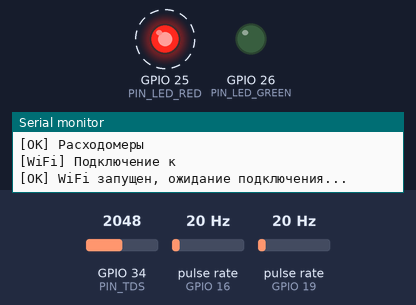
A sketch run on a simulated ESP32. Shown: output pins drawn as LEDs (lit = HIGH), the last lines printed to the serial monitor. Wiring (inferred from the names in the program): 2 × pulse sensor: data GPIO 16 / data GPIO 19. Dashed ring = blinking. Inputs (shaded band) come from the test bench; at power-on: GPIO 34 (PIN_TDS) = 2048, pulse rate (sensors on GPIO 16, GPIO 19) 20 Hz (analog values on the 0–4095 scale). WiFi joins after 1.5 s; servers stay silent unless stated; uploads are accepted with an empty reply; not simulated (calls return 0 or success): server_secrets.h; names the files do not define were given values by the test bench: SERVER_PORT = 80.

Above: at 0.7 s.
At 3.6 s:
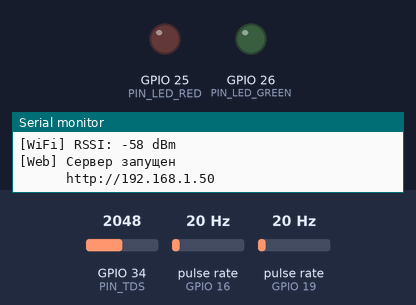
At 5.7 s:
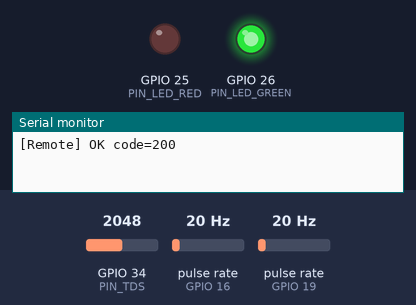
Timing chart, 0 to 7.0 s (numbered marks = the images above):
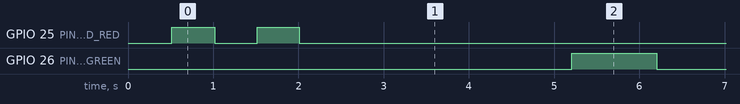

Measured:
- by itself, GPIO 25 (PIN_LED_RED): alternates HIGH for 0.50 s and LOW for 0.50 s, 4 changes in all, then stays LOW
- by itself, GPIO 26 (PIN_LED_GREEN): alternates HIGH for 1.0 s and LOW for 4.0 s

The sketch:

smart-osmos.ino
```cpp
/**
 * @file smart-osmos.ino
 * @brief Главный файл прошивки "Умный Осмос" — ESP32, TDS, расходомеры, Wi-Fi, веб-интерфейс.
 *
 * Архитектура: неблокирующий loop, минимум delay.
 * Данные датчиков обновляются по таймеру; веб-сервер обрабатывает запросы при подключённом Wi-Fi.
 * В будущем легко добавить сохранение калибровки/счётчиков в NVS (см. комментарии в config.h и модулях).
 */

#include "config.h"
#include "tds_sensor.h"
#include "flow_meter.h"
#include "wifi_connector.h"
#include "web_server.h"
#include "remote_sender.h"
#include "led_io.h"
#include <WiFi.h>

static bool webServerStarted = false;
static unsigned long lastRedBlinkMs = 0;
const unsigned long RED_BLINK_INTERVAL_MS = 500;

void setup()
{
    Serial.begin(115200);
    delay(500);
    Serial.println();
    Serial.println(F("=== Smart Osmos ==="));
    Serial.println(F("Прошивка загружена, инициализация..."));

    tdsSensor.begin();
    Serial.println(F("[OK] TDS-метр"));
    flowMeters.begin();
    Serial.println(F("[OK] Расходомеры"));
    Led::begin();
    wifiConnector.begin();
    remoteSender.begin();
    Serial.println(F("[OK] WiFi запущен, ожидание подключения..."));
    Serial.println();
}

void loop()
{
    // Поддержание Wi-Fi и реконнект при недоступности
    wifiConnector.update();

    // Обновление показаний TDS (внутри учёт интервала опроса)
    tdsSensor.update();

    // Обновление окна расчёта текущего расхода по расходомерам
    flowMeters.update();

    // Красный: мигает при подключении к Wi-Fi, гаснет при успешном подключении
    bool wifiOk = wifiConnector.isConnected();
    if (wifiOk) {
        Led::redOff();
    } else {
        unsigned long now = millis();
        if (now - lastRedBlinkMs >= RED_BLINK_INTERVAL_MS) {
            Led::redToggle();
            lastRedBlinkMs = now;
        }
    }

    Led::update();

    // Обработка HTTP только при подключённом Wi-Fi
    if (wifiOk) {
        if (!webServerStarted) {
            webServerHandler.begin();
            webServerStarted = true;
            Serial.println(F("[Web] Сервер запущен"));
            Serial.print(F("      http://"));
            Serial.println(WiFi.localIP());
        }
        webServerHandler.update();
        if (remoteSender.isEnabled())
            remoteSender.update();
    }

    // Без delay — полностью неблокирующий цикл
}
```

flow_meter.cpp
```cpp
/**
 * @file flow_meter.cpp
 * @brief Реализация подсчёта импульсов расходомеров с дебаунсом и расчётом л/мин.
 */

#include "flow_meter.h"

FlowMeters flowMeters;

// -----------------------------------------------------------------------------
// FlowMeter
// -----------------------------------------------------------------------------

FlowMeter::FlowMeter(uint8_t pin, const char* name)
    : _pin(pin)
    , _name(name)
    , _pulseCount(0)
    , _lastPulseUs(0)
    , _rateWindowStartMs(0)
    , _pulsesInWindow(0)
{
}

void FlowMeter::begin()
{
    pinMode(_pin, INPUT_PULLUP);
    _pulseCount = 0;
    _lastPulseUs = 0;
    _rateWindowStartMs = millis();
    _pulsesInWindow = 0;
}

void FlowMeter::onPulse()
{
    unsigned long now = micros();
    // Защита от дребезга: игнорируем импульсы чаще чем FLOW_DEBOUNCE_US
    if (now - _lastPulseUs < (unsigned long)FLOW_DEBOUNCE_US)
        return;
    _lastPulseUs = now;

    _pulseCount++;
    _pulsesInWindow++;
}

float FlowMeter::getTotalLiters() const
{
    return (float)_pulseCount / (float)FLOW_PULSES_PER_LITER;
}

void FlowMeter::update()
{
    unsigned long now = millis();
    // Сдвигаем окно: если прошло больше FLOW_RATE_WINDOW_MS — сбрасываем окно
    if (now - _rateWindowStartMs >= FLOW_RATE_WINDOW_MS) {
        _rateWindowStartMs = now;
        _pulsesInWindow = 0;
    }
}

float FlowMeter::getRateLpm() const
{
    unsigned long now = millis();
    unsigned long elapsed = now - _rateWindowStartMs;
    if (elapsed < 500)  // минимум 0.5 с для устойчивой оценки
        return 0.0f;

    float minutes = (float)elapsed / 60000.0f;
    float liters = (float)_pulsesInWindow / (float)FLOW_PULSES_PER_LITER;
    return liters / minutes;
}

void FlowMeter::reset()
{
    _pulseCount = 0;
    _rateWindowStartMs = millis();
    _pulsesInWindow = 0;
}

// -----------------------------------------------------------------------------
// FlowMeters
// -----------------------------------------------------------------------------

FlowMeters::FlowMeters()
    : _in(PIN_FLOW_IN, "in")
    , _out(PIN_FLOW_OUT, "out")
{
}

void FlowMeters::begin()
{
    _in.begin();
    _out.begin();

    attachInterrupt(digitalPinToInterrupt(PIN_FLOW_IN),  flowInIsr,  FALLING);
    attachInterrupt(digitalPinToInterrupt(PIN_FLOW_OUT), flowOutIsr, FALLING);
}

void FlowMeters::update()
{
    _in.update();
    _out.update();
}

// -----------------------------------------------------------------------------
// ISR (должны быть быстрыми, без блокировок)
// -----------------------------------------------------------------------------

void IRAM_ATTR flowInIsr()
{
    flowMeters.inlet().onPulse();
}

void IRAM_ATTR flowOutIsr()
{
    flowMeters.outlet().onPulse();
}
```

flow_meter.h
```cpp
/**
 * @file flow_meter.h
 * @brief Драйвер расходомеров с импульсным выходом: прерывания, дебаунс, л/мин и объём.
 */

#ifndef FLOW_METER_H
#define FLOW_METER_H

#include <Arduino.h>
#include "config.h"

/** Один расходомер (вход или выход) */
class FlowMeter {
public:
    FlowMeter(uint8_t pin, const char* name);

    void begin();
    /** Вызывать из ISR при каждом импульсе (с учётом дебаунса — внутри) */
    void onPulse();

    /** Суммарный объём в литрах (накопленный с момента старта) */
    float getTotalLiters() const;

    /** Текущий расход в л/мин (по скользящему окну FLOW_RATE_WINDOW_MS) */
    float getRateLpm() const;

    /** Количество зафиксированных импульсов (для отладки) */
    uint32_t getPulseCount() const { return _pulseCount; }

    /** Сброс счётчика импульсов и истории (например, при калибровке) */
    void reset();

    /** Обновление расчёта текущего расхода по времени (вызывать в loop) */
    void update();

private:
    uint8_t _pin;
    const char* _name;
    volatile uint32_t _pulseCount;
    volatile unsigned long _lastPulseUs;

    // Окно для расчёта л/мин: время начала окна и счётчик импульсов в окне
    unsigned long _rateWindowStartMs;
    volatile uint32_t _pulsesInWindow;
};

/** Агрегатор двух расходомеров: вход и выход */
class FlowMeters {
public:
    FlowMeters();

    void begin();
    void update();

    FlowMeter& inlet()  { return _in; }
    FlowMeter& outlet() { return _out; }

    const FlowMeter& inlet()  const { return _in; }
    const FlowMeter& outlet() const { return _out; }

private:
    FlowMeter _in;
    FlowMeter _out;
};

extern FlowMeters flowMeters;

// Обработчики прерываний (должны быть в .cpp или .ino, но объявление здесь)
void IRAM_ATTR flowInIsr();
void IRAM_ATTR flowOutIsr();

#endif // FLOW_METER_H
```

led_io.cpp
```cpp
/**
 * @file led_io.cpp
 * @brief Реализация: красный — Wi-Fi, зелёный — успешная отправка.
 */

#include "led_io.h"
#include "config.h"

#if PIN_LED_RED > 0 || PIN_LED_GREEN > 0
static inline void writePin(uint8_t pin, bool level) {
    if (pin == 0) return;
    digitalWrite(pin, (LED_ACTIVE_LOW ? !level : level) ? HIGH : LOW);
}
#endif

static unsigned long greenOffAt = 0;

void Led::begin() {
#if PIN_LED_RED > 0
    pinMode(PIN_LED_RED, OUTPUT);
    writePin(PIN_LED_RED, false);
#endif
#if PIN_LED_GREEN > 0
    pinMode(PIN_LED_GREEN, OUTPUT);
    writePin(PIN_LED_GREEN, false);
#endif
    greenOffAt = 0;
}

void Led::redOn() {
#if PIN_LED_RED > 0
    writePin(PIN_LED_RED, true);
#endif
}

void Led::redOff() {
#if PIN_LED_RED > 0
    writePin(PIN_LED_RED, false);
#endif
}

void Led::redToggle() {
#if PIN_LED_RED > 0
    bool level = (digitalRead(PIN_LED_RED) == HIGH);
    if (LED_ACTIVE_LOW) level = !level;
    writePin(PIN_LED_RED, !level);
#endif
}

void Led::greenOn() {
#if PIN_LED_GREEN > 0
    writePin(PIN_LED_GREEN, true);
#endif
    greenOffAt = 0;
}

void Led::greenOff() {
#if PIN_LED_GREEN > 0
    writePin(PIN_LED_GREEN, false);
#endif
    greenOffAt = 0;
}

void Led::greenOnForMs(unsigned long ms) {
#if PIN_LED_GREEN > 0
    writePin(PIN_LED_GREEN, true);
    greenOffAt = millis() + ms;
#endif
}

void Led::update() {
    if (greenOffAt != 0 && (long)(millis() - greenOffAt) >= 0) {
        greenOff();
    }
}
```

led_io.h
```cpp
/**
 * @file led_io.h
 * @brief Управление красным и зелёным светодиодами (Wi-Fi и отправка данных).
 */

#ifndef LED_IO_H
#define LED_IO_H

#include <Arduino.h>

namespace Led {

/** Инициализация (вызвать в setup). */
void begin();

/** Красный: вкл / выкл / переключить. Мигает при подключении к Wi-Fi, гаснет при успешном подключении. */
void redOn();
void redOff();
void redToggle();

/** Зелёный: вкл / выкл. Загорается после успешной отправки данных. */
void greenOn();
void greenOff();

/** Зелёный включить на заданное время (мс); погаснет автоматически в update(). */
void greenOnForMs(unsigned long ms);

/** Вызывать в loop() — гасит зелёный по таймеру. */
void update();

} // namespace Led

#endif // LED_IO_H
```

remote_sender.cpp
```cpp
/**
 * @file remote_sender.cpp
 * @brief Отправка телеметрии (JSON) на HTTPS-сервер по таймеру.
 */

#include "remote_sender.h"
#include "config.h"
#include "tds_sensor.h"
#include "flow_meter.h"
#include "led_io.h"
#include <WiFi.h>
#include <WiFiClientSecure.h>
#include <HTTPClient.h>

#if REMOTE_SEND_INTERVAL_MS > 0
#include "server_secrets.h"
#endif

RemoteSender remoteSender;

RemoteSender::RemoteSender()
    : _enabled(true)
    , _lastSendMs(0)
    , _busy(false)
{
}

void RemoteSender::begin()
{
    _enabled = (REMOTE_SEND_INTERVAL_MS > 0);
    _lastSendMs = 0;
    _busy = false;
}

void RemoteSender::update()
{
    if (!_enabled || _busy)
        return;

    unsigned long now = millis();
    if (now - _lastSendMs < (unsigned long)REMOTE_SEND_INTERVAL_MS)
        return;

    _lastSendMs = now;
    sendPayload();
}

void RemoteSender::sendPayload()
{
#if REMOTE_SEND_INTERVAL_MS <= 0
    return;
#else
    WiFiClientSecure client;
    client.setInsecure();  // для самоподписанного сертификата; в продакшене задайте setCACert()

    HTTPClient http;
    String url;
    url += "https://";
    url += SERVER_HOST;
    url += ":";
    url += String(SERVER_PORT);
    url += SERVER_PATH;

    if (!http.begin(client, url)) {
        Serial.println(F("[Remote] begin failed"));
        return;
    }

    http.addHeader("Content-Type", "application/json");
    http.addHeader("X-API-Key", String(SERVER_API_KEY));

    float tds = tdsSensor.getPpm();
    float fi = flowMeters.inlet().getRateLpm();
    float fo = flowMeters.outlet().getRateLpm();
    float vi = flowMeters.inlet().getTotalLiters();
    float vo = flowMeters.outlet().getTotalLiters();

    String json;
    json.reserve(220);
    json += "{\"tds_ppm\":";
    json += String(tds, 1);
    json += ",\"flow_in_lpm\":";
    json += String(fi, 2);
    json += ",\"flow_out_lpm\":";
    json += String(fo, 2);
    json += ",\"volume_in_l\":";
    json += String(vi, 2);
    json += ",\"volume_out_l\":";
    json += String(vo, 2);
    json += "}";

    Serial.print(F("[Remote] sending "));
    Serial.print(json);
    Serial.println(F(" ..."));

    int code = http.POST(json);

    if (code == HTTP_CODE_OK || code == HTTP_CODE_CREATED || code == HTTP_CODE_ACCEPTED) {
        Serial.print(F("[Remote] OK code="));
        Serial.println(code);
        Led::greenOnForMs(1000);
    } else {
        Serial.print(F("[Remote] POST failed: "));
        Serial.println(code);
    }

    http.end();
#endif
}
```

remote_sender.h
```cpp
/**
 * @file remote_sender.h
 * @brief Периодическая отправка телеметрии (JSON) на удалённый HTTPS-сервер.
 */

#ifndef REMOTE_SENDER_H
#define REMOTE_SENDER_H

#include <Arduino.h>

class RemoteSender {
public:
    RemoteSender();

    /** Инициализация (вызвать в setup после WiFi) */
    void begin();

    /**
     * Неблокирующее обновление: при наступлении интервала — отправка JSON по HTTPS.
     * Вызывать в loop при подключённом Wi-Fi.
     */
    void update();

    /** Включена ли отправка (если нет server_secrets.h или не настроено — false) */
    bool isEnabled() const { return _enabled; }

private:
    void sendPayload();

    bool _enabled;
    unsigned long _lastSendMs;
    bool _busy;
};

extern RemoteSender remoteSender;

#endif // REMOTE_SENDER_H
```

tds_sensor.cpp
```cpp
/**
 * @file tds_sensor.cpp
 * @brief Реализация чтения TDS-метра с усреднением и калибровкой.
 */

#include "tds_sensor.h"

TdsSensor tdsSensor;

TdsSensor::TdsSensor()
    : _ppm(0.0f)
    , _voltageMv(0.0f)
    , _sampleIndex(0)
    , _samplesFilled(0)
    , _lastReadMs(0)
    , _calibK(TDS_CALIBRATION_K)
    , _calibOffset(TDS_CALIBRATION_OFFSET)
{
    memset(_samples, 0, sizeof(_samples));
}

void TdsSensor::begin()
{
    pinMode(PIN_TDS, INPUT);
    analogReadResolution(TDS_ADC_BITS);
    analogSetAttenuation(ADC_11db);  // полный диапазон 0..3.3V на ESP32
}

void TdsSensor::update()
{
    unsigned long now = millis();
    if (now - _lastReadMs < TDS_READ_INTERVAL_MS)
        return;
    _lastReadMs = now;

    readAndAverage();
}

void TdsSensor::readAndAverage()
{
    _samples[_sampleIndex] = analogRead(PIN_TDS);
    _sampleIndex = (_sampleIndex + 1) % TDS_SAMPLES_COUNT;
    if (_samplesFilled < TDS_SAMPLES_COUNT)
        _samplesFilled++;

    uint32_t sum = 0;
    for (uint8_t i = 0; i < _samplesFilled; i++)
        sum += _samples[i];
    uint32_t avgAdc = sum / _samplesFilled;

    // ADC → напряжение (В)
    const uint32_t maxAdc = (1u << TDS_ADC_BITS) - 1;
    _voltageMv = (float)avgAdc * (float)TDS_VREF_MV / (float)maxAdc;
    float v = _voltageMv / 1000.0f;

    // Стандартная формула TDS meter v1.0 (0..2.3V → 0..1000 ppm):
    // ppm = (133.42*V³ - 255.86*V² + 857.39*V) * 0.5
    float rawPpm = (133.42f * v * v * v - 255.86f * v * v + 857.39f * v) * 0.5f;
    if (rawPpm < 0.0f) rawPpm = 0.0f;

    // Калибровка: итог = raw * K + offset (K=1, offset=0 по умолчанию)
    _ppm = rawPpm * _calibK + _calibOffset;
    if (_ppm < 0.0f)
        _ppm = 0.0f;
}

void TdsSensor::setCalibration(float k, float offset)
{
    _calibK = k;
    _calibOffset = offset;
}

void TdsSensor::getCalibration(float& k, float& offset) const
{
    k = _calibK;
    offset = _calibOffset;
}
```

tds_sensor.h
```cpp
/**
 * @file tds_sensor.h
 * @brief Драйвер TDS-метра: чтение ADC, усреднение, перевод в ppm.
 */

#ifndef TDS_SENSOR_H
#define TDS_SENSOR_H

#include <Arduino.h>
#include "config.h"

class TdsSensor {
public:
    TdsSensor();

    /** Инициализация (вызвать в setup) */
    void begin();

    /**
     * Неблокирующее обновление показаний. Вызывать в loop как можно чаще.
     * Внутри учитывается TDS_READ_INTERVAL_MS.
     */
    void update();

    /** Текущее значение TDS в ppm (после усреднения и калибровки) */
    float getPpm() const { return _ppm; }

    /** Сырое усреднённое напряжение в мВ (для отладки) */
    float getVoltageMv() const { return _voltageMv; }

    /** Задать калибровочные коэффициенты (для будущего сохранения в NVS) */
    void setCalibration(float k, float offset);
    void getCalibration(float& k, float& offset) const;

private:
    void readAndAverage();

    float _ppm;
    float _voltageMv;
    uint16_t _samples[TDS_SAMPLES_COUNT];
    uint8_t _sampleIndex;
    uint8_t _samplesFilled;
    unsigned long _lastReadMs;

    float _calibK;
    float _calibOffset;
};

extern TdsSensor tdsSensor;

#endif // TDS_SENSOR_H
```

web_server.h
```cpp
/**
 * @file web_server.h
 * @brief Встроенный HTTP-сервер: API (JSON) и HTML-страница с автообновлением.
 */

#ifndef WEB_SERVER_H
#define WEB_SERVER_H

#include <Arduino.h>
#include "config.h"

class WebServerHandler {
public:
    WebServerHandler();

    /** Инициализация маршрутов и запуск сервера (вызвать после подключения Wi-Fi) */
    void begin();

    /** Обработка запросов (вызывать в loop, когда Wi-Fi подключён) */
    void update();

private:
    void handleRoot();
    void handleApiData();
    void sendJsonData();
};

extern WebServerHandler webServerHandler;

#endif // WEB_SERVER_H
```

wifi_connector.cpp
```cpp
/**
 * @file wifi_connector.cpp
 * @brief Реализация неблокирующего подключения к Wi-Fi с реконнектом.
 */

#include "wifi_connector.h"
#include <WiFi.h>
#include <Arduino.h>

WifiConnector wifiConnector;

WifiConnector::WifiConnector()
    : _connected(false)
    , _lastAttemptMs(0)
    , _attemptInProgress(false)
{
}

void WifiConnector::begin()
{
    WiFi.mode(WIFI_STA);
    WiFi.setAutoReconnect(true);
    _connected = false;
    _attemptInProgress = false;
    _lastAttemptMs = 0;
    tryConnect();  // первая попытка сразу при старте
}

void WifiConnector::update()
{
    bool nowConnected = (WiFi.status() == WL_CONNECTED);

    if (nowConnected) {
        if (!_connected) {
            _connected = true;
            _attemptInProgress = false;
            Serial.println(F("[WiFi] Подключено"));
            Serial.print(F("[WiFi] IP: "));
            Serial.println(WiFi.localIP());
            Serial.print(F("[WiFi] RSSI: "));
            Serial.print(WiFi.RSSI());
            Serial.println(F(" dBm"));
        }
        return;
    }

    _connected = false;

    if (_attemptInProgress) {
        // Ждём результата текущей попытки (с таймаутом)
        if (millis() - _lastAttemptMs > (unsigned long)WIFI_CONNECT_TIMEOUT_MS) {
            _attemptInProgress = false;
            WiFi.disconnect();
            Serial.println(F("[WiFi] Таймаут, повтор через 30 с"));
        }
        return;
    }

    // Периодическая повторная попытка
    unsigned long now = millis();
    if (now - _lastAttemptMs < (unsigned long)WIFI_RETRY_INTERVAL_MS)
        return;

    Serial.println(F("[WiFi] Повторная попытка подключения..."));
    tryConnect();
}

void WifiConnector::tryConnect()
{
    _lastAttemptMs = millis();
    _attemptInProgress = true;
    Serial.print(F("[WiFi] Подключение к "));
    Serial.println(WIFI_SSID);
    WiFi.begin(WIFI_SSID, WIFI_PASSWORD);
}

bool WifiConnector::isConnected() const
{
    return _connected && (WiFi.status() == WL_CONNECTED);
}
```

Source omitted: web_server.cpp (9515 bytes), wifi_connector.h (765 bytes), config.h (3749 bytes)
